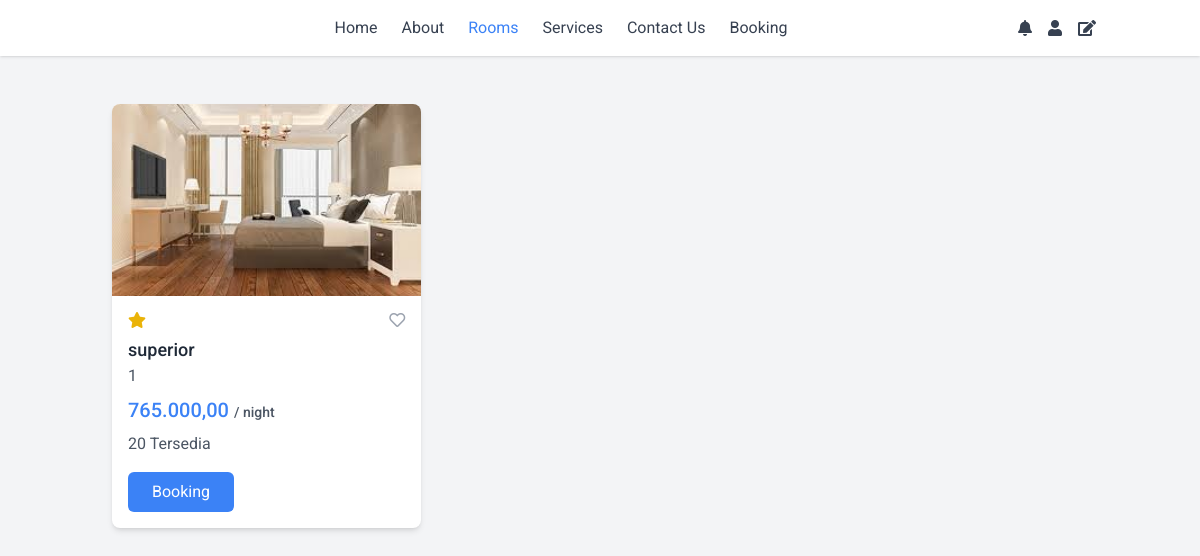
Screenshot of /room.php with the database file from the repository.
### tables this page shows
CREATE TABLE `kamar` (
  `id_kamar` int(10) NOT NULL,
  `jenis_kamar` varchar(50) NOT NULL,
  `harga_kamar` varchar(50) NOT NULL,
  `ketersediaan` varchar(25) NOT NULL,
  `jumlah_kasur` varchar(20) NOT NULL,
  `gambar_kamar` varchar(50) NOT NULL
);

### room.php (the view, shortened to what this page needs)
<?php
$servername = "localhost";
$username   = "root";
$password   = "";
$database   = "db_jaya";
$koneksi = mysqli_connect($servername, $username, $password, $database);
$selectQuery = "SELECT * FROM kamar";
$result = $koneksi->query($selectQuery);
$datapemesanan = [];
while ($row = mysqli_fetch_array($result)) {
    $datapemesanan[] = $row;
}
?>
<html>
<head>
    <script src="https://cdn.tailwindcss.com"></script>
    <link href="https://cdnjs.cloudflare.com/ajax/libs/font-awesome/5.15.3/css/all.min.css" rel="stylesheet" />
</head>
<body class="bg-gray-100">
    <header class="bg-white shadow">
        <div class="container mx-auto px-4 py-4 flex justify-between items-center">
            <div class="hidden md:flex flex-1 justify-center space-x-6">
                <a class="text-gray-700" href="index.php">Home</a>
                <a class="text-gray-700" href="about.php">About</a>
                <a class="text-blue-500" href="room.php">Rooms</a>
                <a class="text-gray-700" href="service.php">Services</a>
                <a class="text-gray-700" href="contact.php">Contact Us</a>
                <a class="text-gray-700" href="booking1.php">Booking</a>
            </div>
            <div class="flex items-center space-x-4">
                <a class="text-gray-700" href="#"><i class="fas fa-bell"></i></a>
                <a class="text-gray-700" href="profile.php"><i class="fas fa-user"></i></a>
                <a class="text-gray-700" href="#"><i class="fas fa-edit"></i></a>
            </div>
        </div>
    </header>
    <div class="container mx-auto px-6 py-12">
        <div class="grid grid-cols-1 md:grid-cols-2 lg:grid-cols-3 gap-6">
            <?php foreach ($datapemesanan as $K): ?>
                <div class="bg-white rounded-lg shadow-md overflow-hidden">
                    <img src="pictures/<?php echo $K["gambar_kamar"]; ?>" class="w-full h-48 object-cover" title="<?php echo $K['gambar_kamar']; ?>" alt="Room with a bed and a large window">
                    <div class="p-4">
                        <div class="flex justify-between items-center">
                            <div class="flex items-center">
                                <i class="fas fa-star text-yellow-500"></i>
                            </div>
                            <i class="far fa-heart text-gray-400"></i>
                        </div>
                        <h3 class="mt-2 text-lg font-medium text-gray-800"><?php echo $K['jenis_kamar']; ?></h3>
                        <p class="text-gray-600"><?php echo $K['jumlah_kasur']; ?></p>
                        <p class="mt-2 text-blue-500 text-xl font-medium"><?php echo $K['harga_kamar']; ?>
                            <span class="text-gray-600 text-sm">/ night</span>
                        </p>
                        <p class="mt-2 text-gray-600">
                            <?php echo $K['ketersediaan']; ?> Tersedia
                        </p>
                        <div class="text-left mt-4">
                            <?php if ($K['ketersediaan']): ?>
                                <button type="button" class="bg-blue-500 text-white px-6 py-2 rounded-md" onclick="window.location.href='booking1.php'">Booking</button>
                            <?php else: ?>
                                <button type="button" class="bg-gray-400 text-white px-6 py-2 rounded-md" disabled>Kamar Penuh</button>
                            <?php endif; ?>
                        </div>
                    </div>
                </div>
            <?php endforeach; ?>
        </div>
    </div>
</body>
</html>

### room.php (style rules this page uses)
body { font-family: 'Roboto', sans-serif; }

### rows the page displays
kamar: gambar_kamar (picture), jenis_kamar "superior", jumlah_kasur "1", harga_kamar "765.000,00", ketersediaan "20", shows "Booking"
